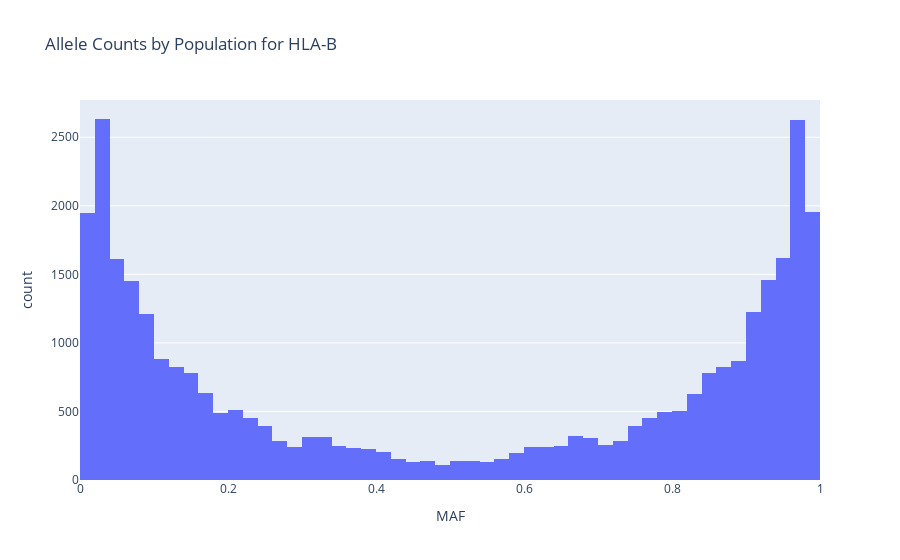

Notebook source saved alongside this figure:
### Markdown cell above
## Minor Allele Frequency (MAF) Distribution

### Code cell
# Remove very rare or common variants
df_pops = df_pops.filter(
    (pl.col("MAF") >= 0.01) & (pl.col("MAF") <= 0.99)
)

px.histogram(
    df_pops.to_pandas(),
    x="MAF",
    title=f"Allele Counts by Population for {gene_dropdown.value}",
)

### Figure 1 — Plotly figure (JSON) as saved in the notebook; plotly's stock layout.template omitted (floating-point values rounded to 4 significant figures; data arrays with more than 128 entries replaced by an {"elided": "..."} marker saying what was removed)
{"data": [{"bingroup": "x", "hovertemplate": "MAF=%{x}<br>count=%{y}<extra></extra>", "legendgroup": "", "marker": {"color": "#636efa", "pattern": {"shape": ""}}, "name": "", "orientation": "v", "showlegend": false, "type": "histogram", "x": {"elided": "32922 float values"}, "xaxis": "x", "yaxis": "y"}], "layout": {"barmode": "relative", "legend": {"tracegroupgap": 0}, "title": {"text": "Allele Counts by Population for HLA-B"}, "xaxis": {"anchor": "y", "domain": [0, 1], "title": {"text": "MAF"}}, "yaxis": {"anchor": "x", "domain": [0, 1], "title": {"text": "count"}}}}
